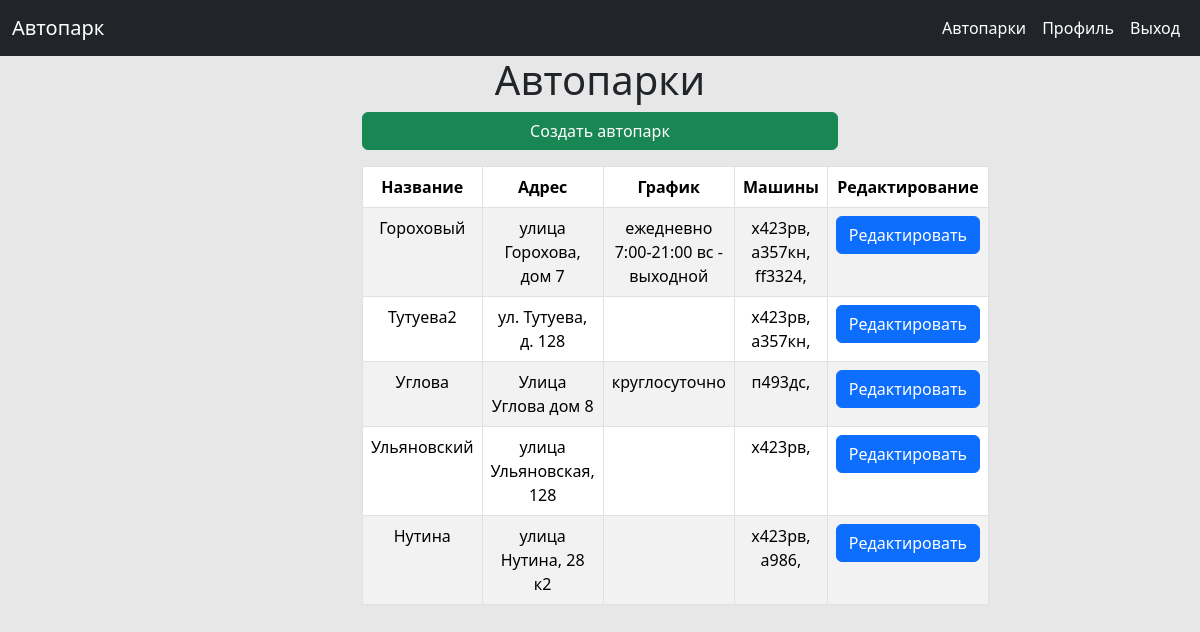
/autoparks (signed in), run on the app's committed database.
### tables this page shows
CREATE TABLE `autoparks` (
  `id` int NOT NULL,
  `title` varchar(64) NOT NULL,
  `address` varchar(256) NOT NULL,
  `schedule` varchar(64) DEFAULT NULL
);

### service/Viewer.php (called while the page is built, shortened)
<?php
class Viewer
{
    static function view($view, $params = [])
    {
        extract($params);
        require_once "./app/views/" . $view . ".php";
    }
}

### app/Controllers/AutoparkController.php (called while the page is built, shortened)
<?php
class AutoparkController
{
    public function all()
    {
        $autoparksWithCars = Autopark::all(["id", "title", "address", "schedule"])
            ->withLeft(AutoparkCars::$table,
                [AutoparkCars::$table . ".autopark_id" . "=" . Autopark::$table . ".id"])
            ->withLeft(Car::$table,
                [AutoparkCars::$table . ".car_id" . "=" . Car::$table . ".id"],
                ["number as carNumber"])
            ->find();
        $autoparks = [];
        foreach ($autoparksWithCars as &$element) {
            $id = $element->id;
            $autoparks[$id]["title"] = $element->title;
            $autoparks[$id]["address"] = $element->address;
            $autoparks[$id]["schedule"] = $element->schedule;
            $autoparks[$id]["carsNumbers"][] = $element->carNumber;
        }
        Viewer::view("autoparks/allAutoparks", compact("autoparks"));
    }
}

### index.php (called while the page is built, shortened)
<?php
Router::start();

### service/Auth.php (called while the page is built, shortened)
<?php
class Auth
{
    public static function isAuth(): bool
    {
        return true;
    }
    public static function getRoleId()
    {
        return $_SESSION['auth']['role_id'];
    }
}

### service/DataBase.php (called while the page is built, shortened)
<?php
class DataBase
{
    private static PDO|null $link = null;
    private static function getLink():PDO
    {
        $ini = $_SERVER['DOCUMENT_ROOT']. "/config.ini";
        $parse = parse_ini_file($ini, true);
        $driver = $parse["db_driver"];
        $dsn = "$driver:";
        $user = $parse ["db_user"];
        $password = $parse ["db_password"];
        $options = $parse ["db_options"];
        $attributes = $parse ["db_attributes"];
        foreach ($parse ["dsn"] as $k => $v) {
            $dsn .= "$k=$v;";
        }
        self:: $link = new PDO($dsn, $user, $password, $options);
        foreach ($attributes as $k => $v) {
            self:: $link->setAttribute(constant("PDO::{$k}")
                , constant("PDO::{$v}"));
        }
        return self:: $link;
    }
    public static function __callStatic($name, $args)
    {
        $callback = array(self::getLink(), $name);
        return call_user_func_array($callback, $args);
    }
}

### service/Model.php (called while the page is built, shortened)
<?php
class Model
{
    static string $table;
    private static $fieldsSTR = '';
    private static $withSTR = '';
    private static $whereStr = '';
    public function withLeft($withTable, array $conditions, array $fields = null)
    {
        if ($fields) {
            self::$fieldsSTR .= ", " . $withTable . "." . implode(", $withTable.", $fields);
        }
        $conditionsSTR = implode(", ", $conditions);
        self::$withSTR .= " LEFT JOIN $withTable ON $conditionsSTR";
        return $this;
    }
    public function find()
    {
        $stmt = DataBase::prepare("SELECT " . self::$fieldsSTR .
            " FROM " . static::$table . self::$withSTR .
            " WHERE " . self::$whereStr);
        $stmt->execute();
        return $stmt->fetchAll(\PDO::FETCH_CLASS);
    }
    private function reset()
    {
        self::$fieldsSTR = '';
        self::$withSTR = '';
        self::$whereStr = '';
    }
    public static function all(array $fields = ["*"])
    {
        $table = static::$table;
        if ($fields === ["*"]) {
            self::$fieldsSTR = "*";
        } else {
            self::$fieldsSTR = " " . $table . "." . implode(", $table.", $fields);
        }
        self::$whereStr = 1;
        return new static();
    }
}

### app/views/autoparks/allAutoparks.php (the view)
<?php include dirname(__FILE__) .'/../layouts/header.php'
?>
    <div class="container">
        <h1>Автопарки</h1>
        <a href="/autoparks/new" class="btn btn-success w-100 mb-3">Создать автопарк</a>
        <table class="table table-striped table-bordered text-center">
            <thead>
            <tr>
                <th scope="col">Название</th>
                <th scope="col">Адрес</th>
                <th scope="col">График</th>
                <th scope="col">Машины</th>
                <th scope="col">Редактирование</th>
            </tr>
            </thead>
            <tbody>
            <?php foreach ($autoparks as $id => $autopark) {; ?>
                <tr>
                    <td><?= $autopark["title"] ?></td>
                    <td><?= $autopark["address"] ?></td>
                    <td><?= $autopark["schedule"] ?></td>
                    <td><?php foreach ($autopark["carsNumbers"] as $number){?>
                        <?=$number?>, </br>
                       <?php }?> </td>
                    <td><a href="/autopark/edit?id=<?= $id ?>"
                           class="btn btn-primary">Редактировать</a></td>
                </tr>
            <?php } ?>
            </tbody>
        </table>
    </div>
<?php include dirname(__FILE__) .'/../layouts/footer.php' ?>

### service/Router.php (shortened to what this page needs)
<?php
class Router
{
    private static $links = [];
    public static function addRoute($uri, $controller, $action)
    {
        self::$links[$uri] = [
            "controller" => $controller,
            "action" => $action,
            "method" => null
        ];
    }
    public static function post($uri, $controller, $action)
    {
        self::$links[$uri] = [
            "controller" => $controller,
            "action" => $action,
            "method" => "post"
        ];
    }
    public static function get($uri, $controller, $action)
    {
        self::$links[$uri] = [
            "controller" => $controller,
            "action" => $action,
            "method" => "get"
        ];
    }
    public static function start()
    {
        $route = urldecode(parse_url($_SERVER['REQUEST_URI'], PHP_URL_PATH));
        if (isset(self::$links[$route])) {
            $action = self::$links[$route]['action'];
            $controllerObject = new $controllerName();
            if (self::$links[$route]["method"] === "post") {
                $controllerObject->$action($_POST);
            } elseif(self::$links[$route]["method"] === "get") {
                $controllerObject->$action($_GET);
            } else {
                $controllerObject->$action();
            }
        } else {
            http_response_code(404);
            Viewer::view('404');
        }
    }
}

### app/views/layouts/header.php (shortened to what this page needs)
<!doctype html>
<html lang="ru">
<head>
    <link href="https://cdn.jsdelivr.net/npm/bootstrap@5.3.1/dist/css/bootstrap.min.css" rel="stylesheet">
    <link rel="stylesheet" href="../../../resources/style.css">
</head>
<body>
<nav class="navbar navbar-expand-lg bg-dark"  data-bs-theme="dark">
    <div class="container-fluid">
        <a class="navbar-brand" href="#">Автопарк</a>
        <div class="collapse navbar-collapse justify-content-end" id="navbarText">
            <ul class="navbar-nav">
                <?php if(!\service\Auth::isAuth()){ ?>
                    <li class="nav-item">
                        <a class="nav-link active" aria-current="page" href="/login">Войти</a>
                    </li>
                    <li class="nav-item">
                        <a class="nav-link active" href="/register">Регистрация</a>
                    </li>
                <?php }else{ ?>
                        <?php if(\service\Auth::getRoleId() == 2) { ?>
                        <li class="nav-item">
                            <a class="nav-link active" href="/autoparks">Автопарки</a>
                        </li>
                    <?php }?>
                    <li class="nav-item">
                        <a class="nav-link active" href="/profile">Профиль</a>
                    </li>
                    <li class="nav-item">
                        <a class="nav-link active" href="/logout">Выход</a>
                    </li>
                <?php }?>
            </ul>
        </div>
    </div>
</nav>

### app/views/layouts/footer.php (shortened to what this page needs)
</body>
</html>

### resources/style.css (style rules this page uses)
body { background-color: #e7e7e7; }
h1 { text-align: center; }
.container { max-width: 500px; margin: 0 auto; }

### data on the page
autoparks: title "Углова", address "Улица Углова дом 8", schedule "круглосуточно", number "п493дс"
autoparks: title "Ульяновский", address "улица Ульяновская, 128", number "х423рв"

### other printed values
$autopark["title"] "Гороховый"
$autopark["address"] "улица Горохова, дом 7"
$autopark["schedule"] "ежедневно 7:00-21:00 вс - выходной"
$number "х423рв"
$number "а357кн"
$number "ff3324"
$autopark["title"] "Тутуева2"
$autopark["address"] "ул. Тутуева, д. 128"
$autopark["title"] "Нутина"
$autopark["address"] "улица Нутина, 28 к2"
$number "а986"
